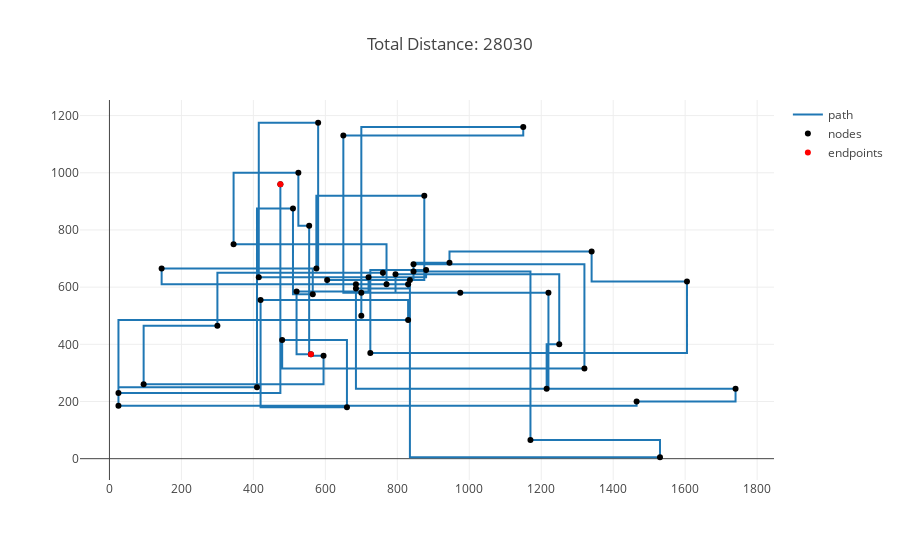

Notebook code for this chart:
### Code cell
optimizer = MonteCarloSearch(X, Y)
order = optimizer.search(iterations=100000)
draw_path(X, Y, order)
